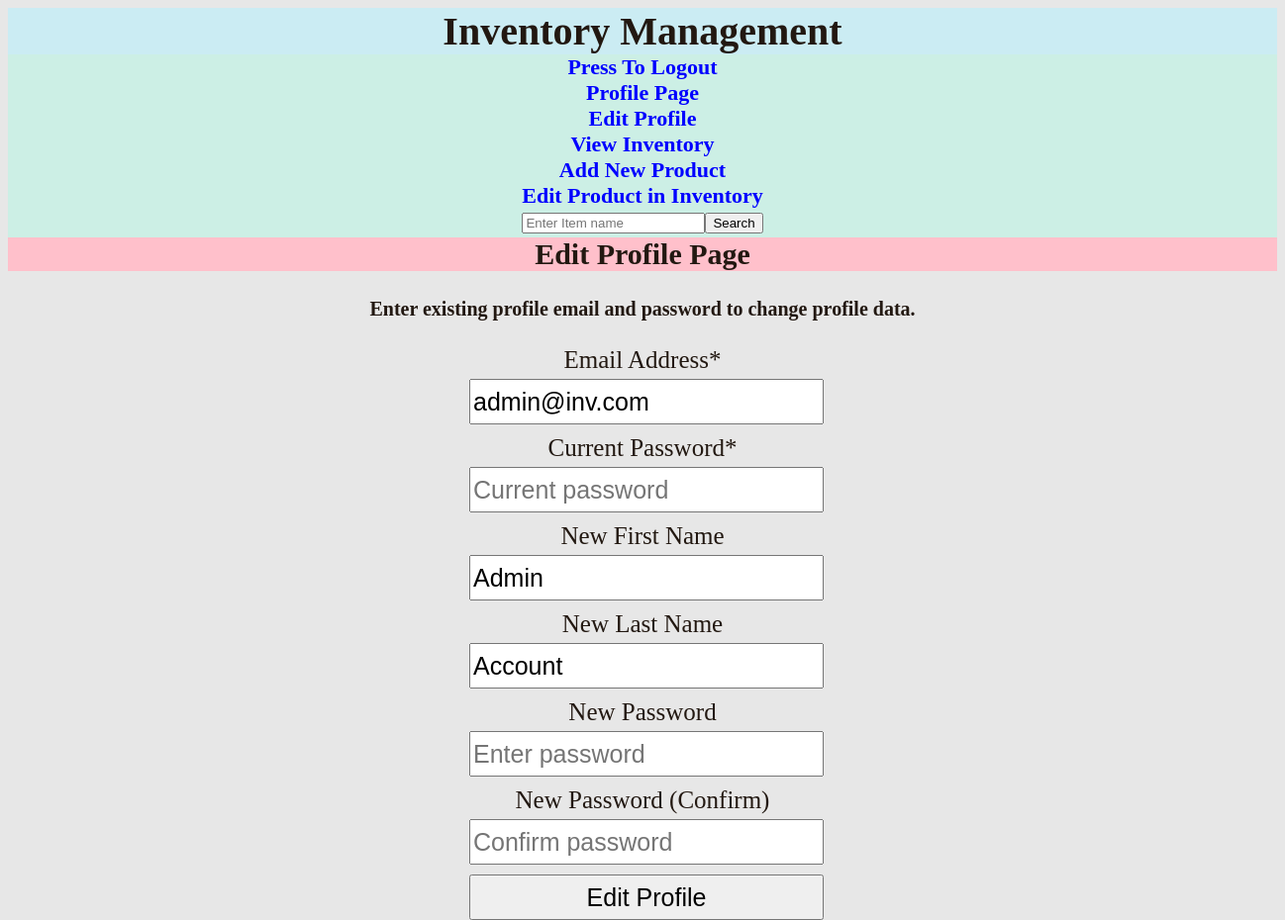
The app's page /edit_profile (signed in) with its own data.
### models.py (models this page shows, shortened)
class Users(db.Model, UserMixin):
    id = db.Column(db.Integer, primary_key=True)
    email = db.Column(db.String(100), unique=True)
    password = db.Column(db.String(100))
    firstName = db.Column(db.String(100))
    lastName = db.Column(db.String(100))
    role = db.Column(db.String(20), default='user')

### views.py (the view, shortened to what this page needs)
@views.route("/edit_profile", methods=["GET", "POST"])
@login_required
def edit_profile():
    from app import db
    user = Users.query.get(current_user.id)  # This loads logged-in user info, and that info is passed to the html form.
    return render_template("edit_user.html", user=user)

### app.py (called while the page is built)
@login_manager.user_loader
def load_user(id):  # This function tracks which user is logged in via the session.
    from models import Users
    return db.session.get(Users, int(id))

@app.before_request
def create_tables(): # This function generates the database tables.
    db.create_all()

### templates/edit_user.html (shortened to what this page needs)
{% extends "index.html" %}
{% block label %}Edit Profile Page{% endblock %}
{% block content %}
<h4>Enter existing profile email and password to change profile data.</h4>
<form method="POST" id="signup_form">
  <label for="email" id="email_label">Email Address*</label>
  <input type="email" id="email" name="email" placeholder="Enter email" value="{{ user.email }}" required/>
  <label for="password2" id="old_password_label">Current Password*</label>
  <input type="password" id="old_password" name="old_password" placeholder="Current password" required/>
  <label for="firstName" id="firstName_label">New First Name</label>
  <input type="text" id="firstName" name="firstName" placeholder="Enter first name" value="{{ user.firstName }}"/>
  <label for="lastName" id="lastName_label">New Last Name</label>
  <input type="text" id="lastName" name="lastName" placeholder="Enter last name" value="{{ user.lastName }}"/>
  <label for="password1" id="password1_label">New Password</label>
  <input type="password" id="password1" name="password1" placeholder="Enter password"/>
  <label for="password2" id="password2_label">New Password (Confirm)</label>
  <input type="password" id="password2" name="password2" placeholder="Confirm password"/>
  <button type="submit" id="submit_signup">Edit Profile</button>
</form>
{% endblock %}

### static/style.css (style rules this page uses)
body { background-color: #e7e7e7; color: #221811; }
p,h2,h3,h4 { text-align: center; padding-left: 1em; padding-right: 1em; }
#name,#price,#department,#quantity,#sku,#add_product, #signup_form , #login_form, #email, #firstName, #lastName, #password1, #password2, #old_password { display: block; margin-right: auto; margin-left: auto; text-align: left; font-size: 25px; margin-bottom: 10px; width: 350px; height: 40px; }
#submit_product,#department, #submit_login, #submit_signup { text-align: center; font-size: 25px; width: 358px; height: 46px; }
#name_label, #price_label, #department_label, #quantity_label, #sku_label , #email_label, #firstName_label, #lastName_label, #password1_label, #password2_label, #password_label, #old_password_label { display: block; margin-right: auto; margin-left: auto; text-align: center; margin-bottom: 5px }
#sort_form label,select,button { margin-right: 0.5em; }

### records on screen
Users: email "admin@inv.com", firstName "Admin", lastName "Account"
